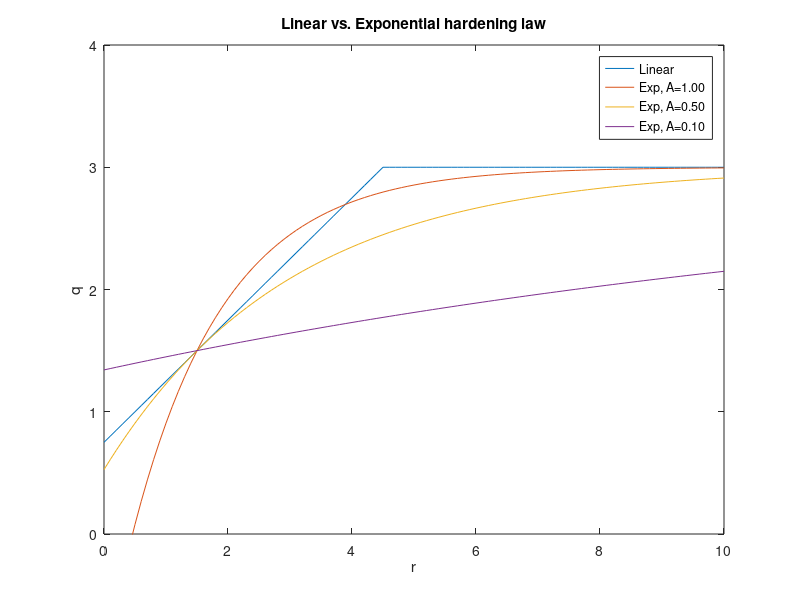

The MATLAB source for this figure:
% alpha_100=[26923.0769230769 26923.0769230769 26923.0769230769 26923.0769230769 26923.0769230769 26923.0769230769 26923.0769230769 26923.0769230769 26923.0769230769 26923.0769230769 26872.3162719047 26726.7504204291 26493.7263773396 26182.0124100550 25801.3074336063 25478.1287073885 25195.8655196232 24944.2606767725 24714.2970605303 24498.0694189955 24288.7189622947 24080.3967237220 23868.2299920508 23648.2769184233 23417.4653205792 23173.5196652624 22914.8834102895 22640.6428029789 22350.4549789379 22044.4800797173 21843.1800530837 21703.9873148040 21612.3996901618 21553.9561056079 21512.6994911136 21470.6591178172 21409.0752107018 21310.8501896392 21162.8422012271 20957.0276168932 20690.4817426550 20364.6231008300 19984.1671087783 19556.0638361713 19088.5513951563]
% alpha_075=[26923.0769230769 26923.0769230769 26923.0769230769 26923.0769230769 26923.0769230769 26923.0769230769 26923.0769230769 26923.0769230769 26923.0769230769 26923.0769230769 26896.5463275947 26772.6219908540 26558.3711141574 26262.4276774887 25894.4890052105 25553.7261283961 25259.8250602732 25002.0242198262 24770.8770651840 24558.0620714840 24356.2724859903 24159.1530309116 23961.2583674067 23758.0167849717 23545.6910149093 23321.3343602178 23082.7433466267 22828.4082030516 22557.4611437081 22269.6211981589 22057.8211729172 21913.0036510013 21818.8455661250 21759.1749411426 21716.7378255202 21672.9279628440 21608.9644735359 21508.0315782475 21357.2429330759 21148.6415995545 20879.1875389891 20550.0891352390 20165.8478786837 19733.2566694680 19260.4792022273]
% alpha_050=[26923.0769230769 26923.0769230769 26923.0769230769 26923.0769230769 26923.0769230769 26923.0769230769 26923.0769230769 26923.0769230769 26923.0769230769 26923.0769230769 26921.3533304091 26819.6491933109 26624.7205187739 26345.0414794940 25990.2894649176 25631.2276587323 25325.2392133471 25060.9985063300 24828.5877829784 24619.2401420410 24425.1807182000 24239.5338296739 24056.2710793812 23870.1821053592 23676.8557609711 23472.6641970529 23254.7451369424 23020.9788752501 22769.9570436348 22500.9408031199 22277.5332722702 22126.3458998946 22029.1734163761 21968.0935516501 21924.5190006462 21879.1622696369 21813.1652754881 21709.9348310483 21556.7862907083 21345.7859320116 21073.7464688005 20741.6451650351 20353.7583301573 19916.7188540986 19438.6201352155]
% alpha_025=[26923.0769230769 26923.0769230769 26923.0769230769 26923.0769230769 26923.0769230769 26923.0769230769 26923.0769230769 26923.0769230769 26923.0769230769 26923.0769230769 26923.0769230769 26845.3819491194 26671.6465983897 26410.1210853015 26070.4078234773 25693.6655682960 25376.3130231310 25106.4314661006 24873.6150217916 24668.6426526821 24483.2678971670 24310.0941894894 24142.5106566568 23974.6682424269 23801.4798691207 23618.6314918856 23422.5935121729 23210.6243334887 22980.7601267043 22731.7872652190 22496.0449943919 22338.0759555887 22237.7445365808 22175.3513785115 22130.9508793454 22084.5383506802 22017.1295350089 21912.2984900367 21757.5089125525 21544.8042980011 21270.8135386549 20936.2559761274 20545.1654661896 20104.0065943461 19620.8022000821]
% alpha_000=[26923.0769230769 26923.0769230769 26923.0769230769 26923.0769230769 26923.0769230769 26923.0769230769 26923.0769230769 26923.0769230769 26923.0769230769 26923.0769230769 26923.0769230769 26870.0651786729 26718.1973978750 26475.4661542285 26151.3722452499 25756.3749452983 25427.3359308635 25151.6824905601 24918.4795352179 24718.0246849339 24541.5823749486 24381.2241218824 24229.7493421821 24080.6645671814 23928.2007005332 23767.3496387839 23593.9039812415 23404.4868925405 23196.5631603387 22968.4265923380 22719.1626183374 22553.6302187720 22449.6918935781 22385.8269678356 22340.6923205397 22293.5174971543 22225.1319286564 22119.2124025113 21963.3110133480 21749.3986345289 21473.8824152960 21137.1976363685 20743.1205546488 20297.9422233031 19809.6181977405]
% 
% t=[0.0222222222222222 0.0444444444444444 0.0666666666666667 0.0888888888888889 0.111111111111111 0.133333333333333 0.155555555555556 0.177777777777778 0.200000000000000 0.222222222222222 0.244444444444444 0.266666666666667 0.288888888888889 0.311111111111111 0.333333333333333 0.355555555555555 0.377777777777778 0.400000000000000 0.422222222222222 0.444444444444444 0.466666666666666 0.488888888888889 0.511111111111111 0.533333333333333 0.555555555555555 0.577777777777778 0.600000000000000 0.622222222222222 0.644444444444444 0.666666666666667 0.688888888888889 0.711111111111111 0.733333333333333 0.755555555555556 0.777777777777778 0.800000000000000 0.822222222222222 0.844444444444445 0.866666666666667 0.888888888888889 0.911111111111111 0.933333333333334 0.955555555555556 0.977777777777778 1.00000000000000]
% 
% plot(t,alpha_100,t,alpha_075,t,alpha_050,t,alpha_025,t,alpha_000)

clear
clc

r=0:0.1:10;
H=0.5;
q_inf=3;
r0=1.5;


r1=r0+1/H*(q_inf-r0);

for i=1:length(r)
%LINEAR
q_lin(i)=r0+H*(r(i)-r0);
if q_lin(i)>q_inf
   q_lin(i)=q_inf;
end
A=1.00;
q_exp_100(i)=q_inf-(q_inf-r0)*exp(A*(1-r(i)/r0));
A=0.75;
q_exp_075(i)=q_inf-(q_inf-r0)*exp(A*(1-r(i)/r0));
A=0.50;
q_exp_050(i)=q_inf-(q_inf-r0)*exp(A*(1-r(i)/r0));
A=0.25;
q_exp_025(i)=q_inf-(q_inf-r0)*exp(A*(1-r(i)/r0));
A=0.1;
q_exp_010(i)=q_inf-(q_inf-r0)*exp(A*(1-r(i)/r0));
end
figure(30)
plot(r,q_lin,r,q_exp_100,r,q_exp_050,r,q_exp_010)
ylim([0 4])
title('Linear vs. Exponential hardening law')
xlabel('r') % x-axis label
ylabel('q') % y-axis label
legend('Linear','Exp, A=1.00','Exp, A=0.50','Exp, A=0.10')
